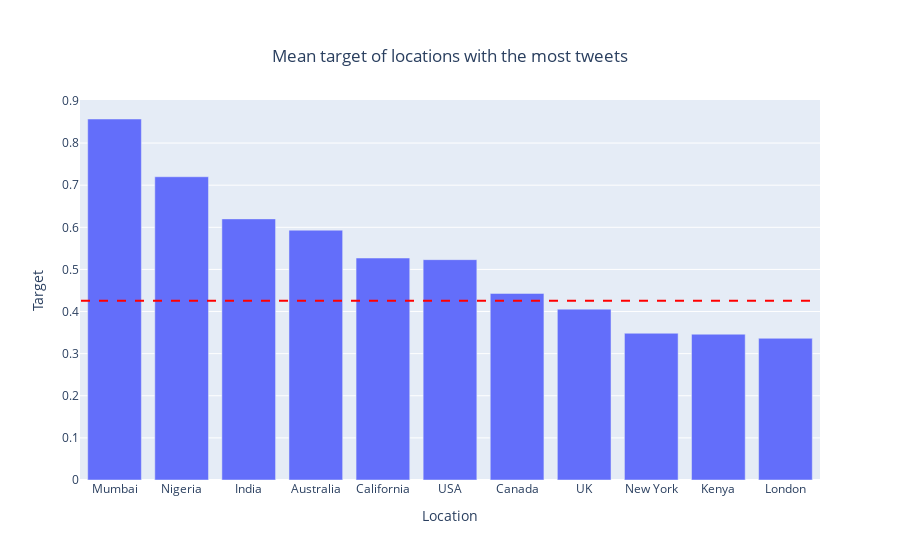

The cell this chart's notebook holds for it:
### Markdown cell above
Sau khi làm sạch tên các địa điểm, hãy cùng nhìn lại xem tỷ lệ tweet là thảm họa ở mỗi địa phương ở trên. Dưới đây là biểu đồ cột thể hiện tỷ lệ một tweet là thảm họa ở các địa phương khác nhau, đường gạch ngang nét đứt màu đỏ là đường tham chiếu thể hiện tỷ lệ thảm họa trung bình của tweet trên toàn tập dữ liệu.

### Code cell
#Lọc dữ liệu
location_df = train_df[train_df["location"].isin(top_location.index)]
location_target = location_df.groupby("location")["target"].mean().sort_values(ascending=False)
mean_target = train_df["target"].mean()

fig = go.Figure()
#Biểu đồ cột
fig.add_trace(go.Bar(
    x=location_target.index,
    y=location_target.values,
))
#Thêm đường tham chiếu
fig.add_shape(
    type="line",
    x0=-0.5,
    y0=mean_target,
    x1=len(location_target) - 0.5,
    y1=mean_target,
    line=dict(
        color="red",
        width=2,
        dash="dash"
    )
)
#Chỉnh các tiêu đề
fig.update_layout(
    xaxis={'type': 'category'},
    yaxis_title="Target",
    xaxis_title="Location",
    title={
        'text': 'Mean target of locations with the most tweets',
        'x': 0.5,
        'xanchor': 'center',
        'yanchor': 'top'
    }
)

fig.show()

### Figure 1 — Plotly figure (JSON) as saved in the notebook; plotly's stock layout.template omitted (floating-point values rounded to 4 significant figures)
{"data": [{"type": "bar", "x": ["Mumbai", "Nigeria", "India", "Australia", "California", "USA", "Canada", "UK", "New York", "Kenya", "London"], "y": [0.8571, 0.72, 0.62, 0.5932, 0.527, 0.5231, 0.443, 0.4057, 0.3484, 0.3462, 0.3364]}], "layout": {"shapes": [{"line": {"color": "red", "dash": "dash", "width": 2}, "type": "line", "x0": -0.5, "x1": 10.5, "y0": 0.4254, "y1": 0.4254}], "title": {"text": "Mean target of locations with the most tweets", "x": 0.5, "xanchor": "center", "yanchor": "top"}, "xaxis": {"title": {"text": "Location"}, "type": "category"}, "yaxis": {"title": {"text": "Target"}}}}
